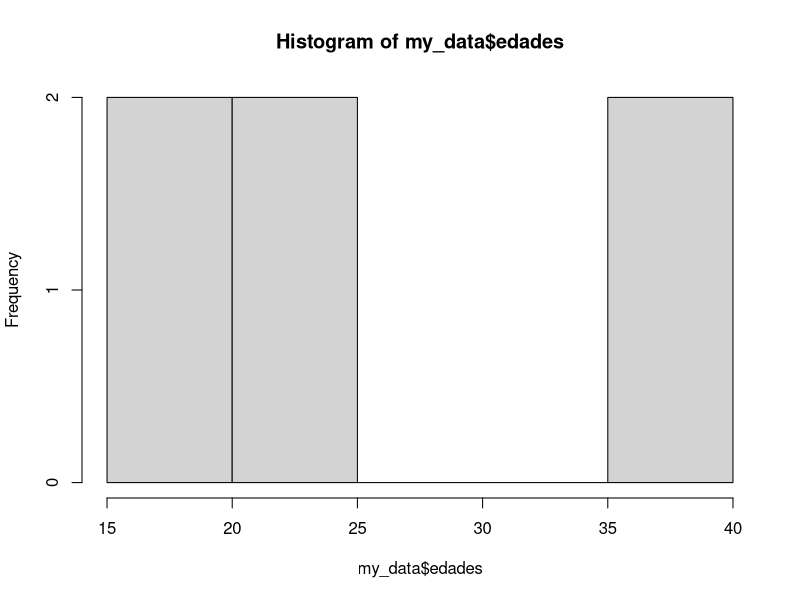

This chart was generated by the following R code:
## ---- chunk 1
nombres <- c("Sabrina", "Joaquín", "Nicolas", "Lorena", "Lucia", "Marco") 
edades <- c(23,19,22,36,20,40) 
my_data <- data.frame(nombres,edades)
## ---- chunk 2
print(my_data)
## ---- chunk 3
hist(my_data$edades)
